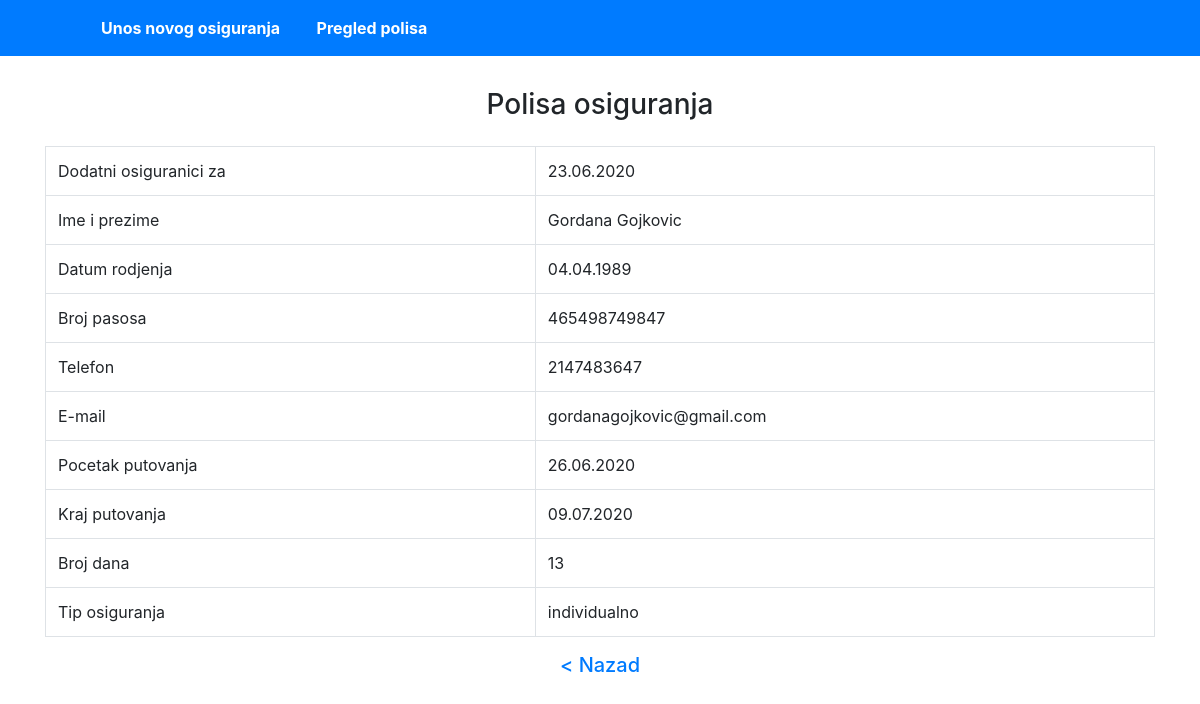
The page /polisa.php?id=92 on the database its author committed.
### tables this page shows
CREATE TABLE `polise_osiguranja` (
  `id` int(11) NOT NULL,
  `datum_unosa` date NOT NULL DEFAULT current_timestamp(),
  `ime_osiguranika` varchar(50) NOT NULL,
  `datum_rodjenja` date NOT NULL,
  `broj_pasosa` varchar(15) NOT NULL,
  `telefon` int(20) DEFAULT NULL,
  `email` varchar(50) NOT NULL,
  `pocetak_putovanja` date NOT NULL DEFAULT current_timestamp(),
  `kraj_putovanja` date NOT NULL DEFAULT current_timestamp(),
  `tip_osiguranja` set('individualno','grupno','') DEFAULT NULL
);

### database/Database.php (called while the page is built, shortened)
<?php
			class Database {
	        public function connect() {
						$config = $GLOBALS['config']['database'];
	           try {
	            $this->pdo =  new \PDO($config['rdms'] . ":host=" . $config['host'] . ";dbname=" . $config['db_name'],  $config['user'], $config['password']);
	           } catch (Exception $e) {
	               $e->getMessage();
	           }
	        }
		}
 ?>

### database/QueryBuilder.php (called while the page is built, shortened)
<?php
 abstract class QueryBuilder extends Database {
	public function find_by_id($id) {
		$stm = $this->pdo->prepare('SELECT * FROM ' . static::$table_name . ' WHERE id = ' . $id . ' LIMIT 1');
		if($stm->execute()) {
			 $result = $stm->fetchAll(\PDO::FETCH_CLASS, get_called_class());
			 if(!empty($result)) {
				 return $result[0];
			 }
		}
	 }
}
?>

### app/helpers/functions.php (called while the page is built, shortened)
<?php
		function format_date($date, $format = "d.m.Y") {
			return date_format(date_create($date), $format);
		}
 ?>

### app/PolisaOsiguranja.php (called while the page is built, shortened)
<?php
class PolisaOsiguranja extends QueryBuilder {
	public function trajanje_putovanja() {
		$interval = date_diff(date_create($this->pocetak_putovanja), date_create($this->kraj_putovanja));
		return $interval->format('%d');
	}
}
?>

### public/polisa.php (the view, shortened to what this page needs)
<?php
 $request = new App\Request;
 $polisa = (new App\PolisaOsiguranja)->find_by_id($request->id);
?>
<!DOCTYPE html>
<html lang="sr-rs" dir="ltr">
	<head>
		<link rel="stylesheet" href="https://stackpath.bootstrapcdn.com/bootstrap/4.5.0/css/bootstrap.min.css">
		<link rel="stylesheet" href="css/master.css">
	</head>
	<body>
			 <nav class="container-fluid bg-primary">
			 		<div class="container">
						<ul class="navigation-list">
							<li><a href="index.php">Unos novog osiguranja</a> </li>
							<li><a href="pregled_polisa.php">Pregled polisa</a> </li>
						</ul>
			 		</div>
			 </nav>
			<div class="container">
				<h3 class="text-center p-3">Polisa osiguranja</h3>
					<table class="table table-bordered">
            <tr>
              <td> Dodatni osiguranici za </td>
              <td> <?php echo date_format(date_create($polisa->datum_unosa),"d.m.Y"); ?></td>
            </tr>
                <tr>
                  <td> Ime i prezime </td>
                  <td> <?php echo $polisa->ime_osiguranika; ?></td>
                </tr>
                  <tr>
                    <td> Datum rodjenja</td>
                    <td> <?php echo format_date($polisa->datum_rodjenja); ?></td>
                  </tr>
                  <tr>
                    <td> Broj pasosa</td>
                    <td> <?php  echo $polisa->broj_pasosa ; ?></td>
                  </tr>
                  <tr>
                    <td> Telefon</td>
                    <td> <?php  echo $polisa->telefon ; ?></td>
                  </tr>
                  <tr>
                    <td> E-mail</td>
                    <td> <?php  echo  $polisa->email ; ?></td>
                  </tr>
                  <tr>
                    <td> Pocetak putovanja</td>
                    <td> <?php echo format_date($polisa->pocetak_putovanja); ?></td>
                  </tr>
                  <tr>
                    <td> Kraj putovanja</td>
                    <td> <?php echo format_date($polisa->kraj_putovanja); ?></td>
                  </tr>
                  <tr>
                    <td> Broj dana</td>
                    <td> <?php  echo $polisa->trajanje_putovanja(); ?></td>
                  </tr>
                  <tr>
                    <td> Tip osiguranja</td>
                    <td>
                       <?php echo  $polisa->tip_osiguranja; ?>
                    </a> </td>
                  </tr>
					</table>
          <h5 class="text-center"><a href="pregled_polisa.php">< Nazad</a></h5>
			</div>
	</body>
 </html>

### public/css/master.css (style rules this page uses)
.navigation-list li { display: inline-block; padding: 1em; }
.navigation-list li a { font-weight: bold; color: white; }

### rows shown on the page
polise_osiguranja: datum_unosa "23.06.2020", ime_osiguranika "Gordana Gojkovic", datum_rodjenja "04.04.1989", broj_pasosa "465498749847", telefon "2147483647", email "gordanagojkovic@gmail.com", pocetak_putovanja "26.06.2020", kraj_putovanja "09.07.2020", $polisa->trajanje_putovanja() "13", tip_osiguranja "individualno"
